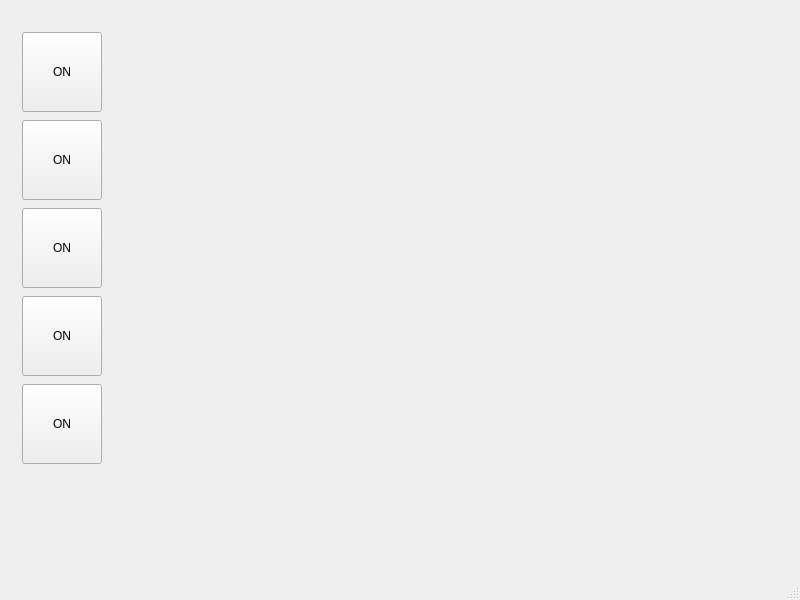
<?xml version="1.0" encoding="UTF-8"?>
<ui version="4.0">
 <class>MainWindow</class>
 <widget class="QMainWindow" name="MainWindow">
  <property name="geometry">
   <rect>
    <x>0</x>
    <y>0</y>
    <width>800</width>
    <height>600</height>
   </rect>
  </property>
  <property name="windowTitle">
   <string>MainWindow</string>
  </property>
  <widget class="QWidget" name="centralwidget">
   <widget class="QPushButton" name="pushButton">
    <property name="geometry">
     <rect>
      <x>22</x>
      <y>32</y>
      <width>80</width>
      <height>80</height>
     </rect>
    </property>
    <property name="minimumSize">
     <size>
      <width>80</width>
      <height>80</height>
     </size>
    </property>
    <property name="text">
     <string>ON</string>
    </property>
    <property name="checkable">
     <bool>true</bool>
    </property>
   </widget>
   <widget class="QLabel" name="label">
    <property name="geometry">
     <rect>
      <x>108</x>
      <y>32</y>
      <width>80</width>
      <height>80</height>
     </rect>
    </property>
    <property name="minimumSize">
     <size>
      <width>80</width>
      <height>80</height>
     </size>
    </property>
    <property name="text">
     <string/>
    </property>
   </widget>
   <widget class="QLabel" name="label_2">
    <property name="geometry">
     <rect>
      <x>108</x>
      <y>120</y>
      <width>80</width>
      <height>80</height>
     </rect>
    </property>
    <property name="minimumSize">
     <size>
      <width>80</width>
      <height>80</height>
     </size>
    </property>
    <property name="text">
     <string/>
    </property>
   </widget>
   <widget class="QPushButton" name="pushButton_2">
    <property name="geometry">
     <rect>
      <x>22</x>
      <y>120</y>
      <width>80</width>
      <height>80</height>
     </rect>
    </property>
    <property name="minimumSize">
     <size>
      <width>80</width>
      <height>80</height>
     </size>
    </property>
    <property name="text">
     <string>ON</string>
    </property>
    <property name="checkable">
     <bool>true</bool>
    </property>
   </widget>
   <widget class="QLabel" name="label_3">
    <property name="geometry">
     <rect>
      <x>108</x>
      <y>208</y>
      <width>80</width>
      <height>80</height>
     </rect>
    </property>
    <property name="minimumSize">
     <size>
      <width>80</width>
      <height>80</height>
     </size>
    </property>
    <property name="text">
     <string/>
    </property>
   </widget>
   <widget class="QPushButton" name="pushButton_3">
    <property name="geometry">
     <rect>
      <x>22</x>
      <y>208</y>
      <width>80</width>
      <height>80</height>
     </rect>
    </property>
    <property name="minimumSize">
     <size>
      <width>80</width>
      <height>80</height>
     </size>
    </property>
    <property name="text">
     <string>ON</string>
    </property>
    <property name="checkable">
     <bool>true</bool>
    </property>
   </widget>
   <widget class="QLabel" name="label_4">
    <property name="geometry">
     <rect>
      <x>108</x>
      <y>296</y>
      <width>80</width>
      <height>80</height>
     </rect>
    </property>
    <property name="minimumSize">
     <size>
      <width>80</width>
      <height>80</height>
     </size>
    </property>
    <property name="text">
     <string/>
    </property>
   </widget>
   <widget class="QPushButton" name="pushButton_4">
    <property name="geometry">
     <rect>
      <x>22</x>
      <y>296</y>
      <width>80</width>
      <height>80</height>
     </rect>
    </property>
    <property name="minimumSize">
     <size>
      <width>80</width>
      <height>80</height>
     </size>
    </property>
    <property name="text">
     <string>ON</string>
    </property>
    <property name="checkable">
     <bool>true</bool>
    </property>
   </widget>
   <widget class="QLabel" name="label_5">
    <property name="geometry">
     <rect>
      <x>108</x>
      <y>384</y>
      <width>80</width>
      <height>80</height>
     </rect>
    </property>
    <property name="minimumSize">
     <size>
      <width>80</width>
      <height>80</height>
     </size>
    </property>
    <property name="text">
     <string/>
    </property>
   </widget>
   <widget class="QPushButton" name="pushButton_5">
    <property name="geometry">
     <rect>
      <x>22</x>
      <y>384</y>
      <width>80</width>
      <height>80</height>
     </rect>
    </property>
    <property name="minimumSize">
     <size>
      <width>80</width>
      <height>80</height>
     </size>
    </property>
    <property name="text">
     <string>ON</string>
    </property>
    <property name="checkable">
     <bool>true</bool>
    </property>
   </widget>
  </widget>
  <widget class="QMenuBar" name="menubar">
   <property name="geometry">
    <rect>
     <x>0</x>
     <y>0</y>
     <width>800</width>
     <height>22</height>
    </rect>
   </property>
  </widget>
  <widget class="QStatusBar" name="statusbar"/>
 </widget>
 <resources/>
 <connections/>
</ui>
